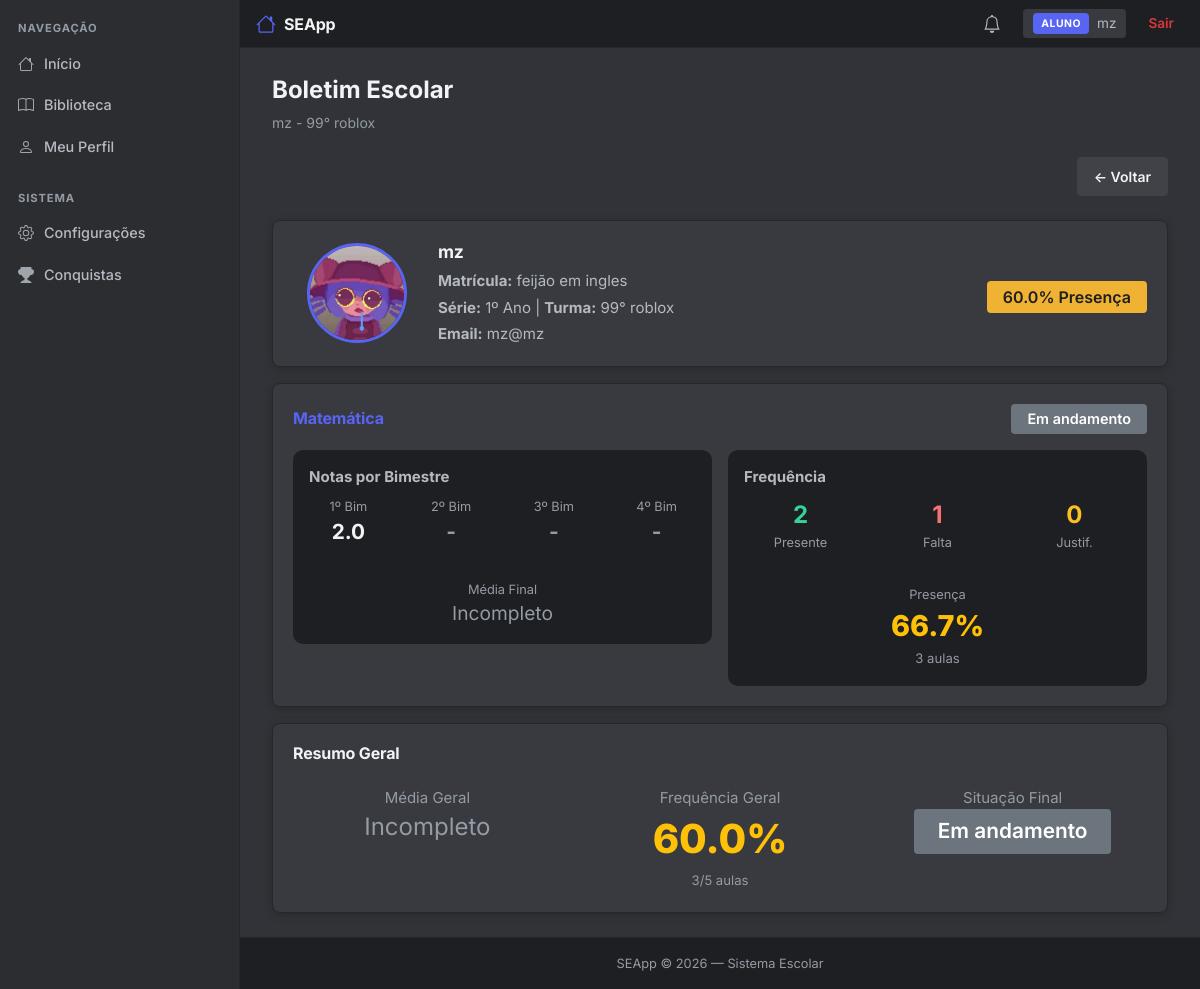
/boletim/7 (signed in), run on the app's committed database.
### app/models/usuario.py (models this page shows, shortened)
class Usuario(db.Model):
    __tablename__ = 'usuarios'
    id = db.Column(db.Integer, primary_key=True)
    nome = db.Column(db.String(100), nullable=False)
    email = db.Column(db.String(120), unique=True, nullable=False)
    senha = db.Column(db.String(255), nullable=False)
    tipo = db.Column(db.String(20), nullable=False, default='aluno')
    foto = db.Column(db.String(200), nullable=True)
    criado_em = db.Column(db.DateTime, default=datetime.utcnow)
    @property
    def senha_criptografada(self):
        return self.senha

### app/models/aluno.py (models this page shows, shortened)
class Aluno(db.Model):
    __tablename__ = 'alunos'
    id = db.Column(db.Integer, primary_key=True)
    usuario_id = db.Column(db.Integer, db.ForeignKey('usuarios.id'), unique=True, nullable=False)
    matricula = db.Column(db.String(50), unique=True, nullable=False)
    data_nascimento = db.Column(db.Date, nullable=True)
    serie = db.Column(db.String(20), nullable=True)
    turma = db.Column(db.String(20), nullable=True)
    telefone = db.Column(db.String(20), nullable=True)
    responsaveis = db.Column(db.Text, nullable=True)  # JSON string
    notas = db.Column(db.Text, nullable=True)  # JSON string
    usuario = db.relationship('Usuario', backref='aluno_rel', uselist=False, lazy=True)

### app/routes/notas.py (the view, shortened to what this page needs)
@notas_bp.route("/boletim/<int:aluno_id>")
def boletim(aluno_id):
    if 'usuario_id' not in session:
        return redirect(url_for('auth.login'))
    aluno = Aluno.query.get(aluno_id)
    if not aluno:
        flash("Aluno não encontrado.", "danger")
        return redirect(url_for('dashboard.index'))
    if is_aluno():
        usuario_id = session.get('usuario_id')
        aluno_logado = Aluno.query.filter_by(usuario_id=usuario_id).first()
        if not aluno_logado or aluno_logado.id != aluno_id:
            flash("Você só pode ver seu próprio boletim.", "danger")
            return redirect(url_for('dashboard.index'))
    elif not is_staff():
        flash("Acesso negado.", "danger")
        return redirect(url_for('dashboard.index'))
    from app.models.frequencia import Frequencia
    notas = json.loads(aluno.notas) if aluno.notas else []
    disciplinas = sorted(set(n["disciplina"] for n in notas))
    dados_notas = {}
    for d in disciplinas:
        dados_notas[d] = {1: None, 2: None, 3: None, 4: None}
        for n in notas:
            if n["disciplina"] == d:
                bim = n.get("bimestre", 1)
                if 1 <= bim <= 4:
                    dados_notas[d][bim] = n["nota"]
    frequencias = Frequencia.query.filter_by(aluno_id=aluno.id).all()
    freq_por_disciplina = {}
    for f in frequencias:
        if f.disciplina not in freq_por_disciplina:
            freq_por_disciplina[f.disciplina] = {"presente": 0, "falta": 0, "justificada": 0}
        freq_por_disciplina[f.disciplina][f.status] += 1
    resultado = {}
    for d in disciplinas:
        notas_d = [dados_notas[d][b] for b in [1, 2, 3, 4] if dados_notas[d][b] is not None]
        media = round(sum(notas_d) / 4, 2) if len(notas_d) == 4 else None
        freq = freq_por_disciplina.get(d, {"presente": 0, "falta": 0, "justificada": 0})
        total_aulas = freq["presente"] + freq["falta"] + freq["justificada"]
        percentual_presenca = round((freq["presente"] / total_aulas) * 100, 1) if total_aulas > 0 else None
        situacao = None
        resultado[d] = {
            "bimestres": dados_notas[d],
            "media": media,
            "frequencia": freq,
            "total_aulas": total_aulas,
            "percentual_presenca": percentual_presenca,
            "situacao": situacao
        }
    medias_validas = [r["media"] for r in resultado.values() if r["media"] is not None]
    media_geral = round(sum(medias_validas) / len(medias_validas), 2) if medias_validas else None
    total_aulas_geral = sum(f["presente"] + f["falta"] + f["justificada"] for f in freq_por_disciplina.values())
    total_presentes_geral = sum(f["presente"] for f in freq_por_disciplina.values())
    percentual_geral = round((total_presentes_geral / total_aulas_geral) * 100, 1) if total_aulas_geral > 0 else None
    situacao_geral = None
    if media_geral is not None:
        if media_geral >= 6 and (percentual_geral is None or percentual_geral >= 75):
            situacao_geral = "Aprovado"
        else:
            situacao_geral = "Reprovado"
    aluno_info = {
        "id": aluno.id,
        "nome": aluno.usuario.nome if aluno.usuario else "Sem nome",
        "matricula": aluno.matricula,
        "turma": aluno.turma,
        "serie": aluno.serie,
        "email": aluno.usuario.email if aluno.usuario else "",
        "foto": aluno.usuario.foto if aluno.usuario else None
    }
    return render_template(
        "notas/boletim.html",
        aluno=aluno_info,
        resultado=resultado,
        disciplinas=disciplinas,
        media_geral=media_geral,
        percentual_geral=percentual_geral,
        situacao_geral=situacao_geral,
        total_aulas_geral=total_aulas_geral,
        total_presentes_geral=total_presentes_geral
    )

### templates/notas/boletim.html (shortened to what this page needs)
{% extends 'base.html' %}
{% block content %}
<div class="page-title">Boletim Escolar</div>
<div class="page-subtitle">{{ aluno.nome }} - {{ aluno.turma or 'Sem turma' }}</div>
<div class="d-flex justify-content-end mb-4">
    <a href="{{ url_for('dashboard.index') }}" class="btn btn-secondary">← Voltar</a>
</div>
<div class="card mb-3">
    <div class="card-body">
        <div class="row align-items-center g-3">
            <div class="col-md-2 text-center">
                {% if aluno.foto %}
                <img src="{{ url_for('static', filename=aluno.foto) }}" style="width: 100px; height: 100px; object-fit: cover; border-radius: 50%; border: 3px solid var(--primary);">
                {% else %}
                <div style="font-size: 5rem; color: var(--text-3);">👨‍🎓</div>
                {% endif %}
            </div>
            <div class="col-md-6">
                <h3 class="fw-bold" style="color: var(--text);">{{ aluno.nome }}</h3>
                <p class="mb-1" style="color: var(--text-2);">
                    <strong>Matrícula:</strong> {{ aluno.matricula }}
                </p>
                <p class="mb-1" style="color: var(--text-2);">
                    <strong>Série:</strong> {{ aluno.serie or '-' }} | <strong>Turma:</strong> {{ aluno.turma or '-' }}
                </p>
                <p class="mb-0" style="color: var(--text-2);">
                    <strong>Email:</strong> {{ aluno.email or '-' }}
                </p>
            </div>
            <div class="col-md-4 text-md-end text-center">
                {% if percentual_geral is not none %}
                <div class="mt-2">
                    <span class="badge {% if percentual_geral >= 75 %}bg-success{% elif percentual_geral >= 50 %}bg-warning text-dark{% else %}bg-danger{% endif %}" style="font-size: 1rem; padding: 8px 16px;">
                        {{ percentual_geral }}% Presença
                    </span>
                </div>
                {% endif %}
            </div>
        </div>
    </div>
</div>
{% if resultado %}
{% for disciplina, info in resultado.items() %}
<div class="card mb-3">
    <div class="card-body">
        <div class="d-flex justify-content-between align-items-center mb-3">
            <h4 class="fw-bold mb-0" style="color: var(--primary);">{{ disciplina }}</h4>
            <div>
                {% if info.situacao == 'Aprovado' %}
                    <span class="badge bg-success" style="font-size: 0.9rem; padding: 8px 16px;">Aprovado</span>
                {% elif info.situacao == 'Reprovado por Falta' %}
                    <span class="badge bg-warning text-dark" style="font-size: 0.9rem; padding: 8px 16px;">Reprovado por Falta</span>
                {% elif info.situacao == 'Reprovado' %}
                    <span class="badge bg-danger" style="font-size: 0.9rem; padding: 8px 16px;">Reprovado</span>
                {% else %}
                    <span class="badge bg-secondary" style="font-size: 0.9rem; padding: 8px 16px;">Em andamento</span>
                {% endif %}
            </div>
        </div>
        <div class="row g-3">
            <div class="col-md-6">
                <div class="p-3" style="background: var(--bg-nav); border-radius: 10px;">
                    <div class="fw-bold mb-2" style="color: var(--text-2);">Notas por Bimestre</div>
                    <div class="row text-center">
                        {% for bim in [1, 2, 3, 4] %}
                        <div class="col-3">
                            <div style="color: var(--text-3); font-size: 0.8rem;">{{ bim }}º Bim</div>
                            <div style="color: var(--text); font-weight: 700; font-size: 1.3rem;">
                                {% if info.bimestres[bim] is not none %}
                                    {{ info.bimestres[bim] }}
                                {% else %}
                                    <span style="color: var(--text-3);">-</span>
                                {% endif %}
                            </div>
                        </div>
                        {% endfor %}
                    </div>
                    <hr style="border-color: var(--border);">
                    <div class="text-center">
                        <div style="color: var(--text-3); font-size: 0.8rem;">Média Final</div>
                        {% if info.media is not none %}
                        <div style="color: var(--text); font-size: 1.8rem; font-weight: 800;">{{ info.media }}</div>
                        {% else %}
                        <div style="color: var(--text-3); font-size: 1.2rem;">Incompleto</div>
                        {% endif %}
                    </div>
                </div>
            </div>
            <div class="col-md-6">
                <div class="p-3" style="background: var(--bg-nav); border-radius: 10px;">
                    <div class="fw-bold mb-2" style="color: var(--text-2);">Frequência</div>
                    <div class="row text-center">
                        <div class="col-4">
                            <div style="color: #34D399; font-size: 1.5rem; font-weight: 700;">{{ info.frequencia.presente }}</div>
                            <div style="color: var(--text-3); font-size: 0.8rem;">Presente</div>
                        </div>
                        <div class="col-4">
                            <div style="color: #F87171; font-size: 1.5rem; font-weight: 700;">{{ info.frequencia.falta }}</div>
                            <div style="color: var(--text-3); font-size: 0.8rem;">Falta</div>
                        </div>
                        <div class="col-4">
                            <div style="color: #FBBF24; font-size: 1.5rem; font-weight: 700;">{{ info.frequencia.justificada }}</div>
                            <div style="color: var(--text-3); font-size: 0.8rem;">Justif.</div>
                        </div>
                    </div>
                    <hr style="border-color: var(--border);">
                    <div class="text-center">
                        <div style="color: var(--text-3); font-size: 0.8rem;">Presença</div>
                        {% if info.percentual_presenca is not none %}
                        <div style="font-size: 1.8rem; font-weight: 800;" class="{% if info.percentual_presenca >= 75 %}text-success{% elif info.percentual_presenca >= 50 %}text-warning{% else %}text-danger{% endif %}">
                            {{ info.percentual_presenca }}%
                        </div>
                        <small style="color: var(--text-3);">{{ info.total_aulas }} aulas</small>
                        {% else %}
                        <div style="color: var(--text-3); font-size: 1.2rem;">Sem registros</div>
                        {% endif %}
                    </div>
                </div>
            </div>
        </div>
    </div>
</div>
{% endfor %}
<div class="card">
    <div class="card-body">
        <h4 class="fw-bold mb-4" style="color: var(--text);">Resumo Geral</h4>
        <div class="row g-4 text-center">
            <div class="col-md-4">
                <div style="color: var(--text-3);">Média Geral</div>
                {% if media_geral is not none %}
                <div style="color: var(--text); font-size: 2.5rem; font-weight: 800;">{{ media_geral }}</div>
                {% else %}
                <div style="color: var(--text-3); font-size: 1.5rem;">Incompleto</div>
                {% endif %}
            </div>
            <div class="col-md-4">
                <div style="color: var(--text-3);">Frequência Geral</div>
                {% if percentual_geral is not none %}
                <div style="font-size: 2.5rem; font-weight: 800;" class="{% if percentual_geral >= 75 %}text-success{% elif percentual_geral >= 50 %}text-warning{% else %}text-danger{% endif %}">
                    {{ percentual_geral }}%
                </div>
                <small style="color: var(--text-3);">{{ total_presentes_geral }}/{{ total_aulas_geral }} aulas</small>
                {% else %}
                <div style="color: var(--text-3); font-size: 1.5rem;">Sem registros</div>
                {% endif %}
            </div>
            <div class="col-md-4">
                <div style="color: var(--text-3);">Situação Final</div>
                {% if situacao_geral == 'Aprovado' %}
                    <div class="badge bg-success" style="font-size: 1.3rem; padding: 12px 24px;">Aprovado</div>
                {% elif situacao_geral == 'Reprovado' %}
                    <div class="badge bg-danger" style="font-size: 1.3rem; padding: 12px 24px;">Reprovado</div>
                {% else %}
                    <div class="badge bg-secondary" style="font-size: 1.3rem; padding: 12px 24px;">Em andamento</div>
                {% endif %}
            </div>
        </div>
    </div>
</div>
{% endif %}
{% endblock %}

### templates/components/topbar.html (shortened to what this page needs)
<header class="topbar">
    <a class="topbar-brand" href="{{ url_for('dashboard.index') }}">
        SEApp
    </a>
    <div class="topbar-right">
        <a href="{{ url_for('notificacoes.listar') }}" id="sinoNotificacoes" style="position: relative; display: flex; align-items: center; padding: 6px 10px; border-radius: 4px; color: var(--text-2);" onmouseover="this.style.background='var(--surface)'" onmouseout="this.style.background='transparent'">
        </a>
        <div class="topbar-user">
            <span class="topbar-badge {% if session.get('tipo') in ['admin','diretor'] %}badge-admin{% else %}badge-aluno{% endif %}">
                {{ session.get("tipo", "").upper() }}
            </span>
            <span>{{ session["usuario"] }}</span>
        </div>
        <a href="{{ url_for('auth.logout') }}" class="topbar-logout">Sair</a>
    </div>
</header>

### data on the page
Usuario: get "ALUNO", nome "mz", foto (picture), email "mz@mz"
Aluno: turma "99° roblox", matricula "feijão em ingles", serie "1º Ano"

### other printed values
{{ session["usuario"] }} "mz"
{{ percentual_geral }} "60.0"
{{ disciplina }} "Matemática"
{{ bim }} "1" "2" "3" "4"
{{ info.bimestres[bim] }} "2.0"
{{ info.frequencia.presente }} "2"
{{ info.frequencia.falta }} "1"
{{ info.frequencia.justificada }} "0"
{{ info.percentual_presenca }} "66.7"
{{ info.total_aulas }} "3"
{{ total_presentes_geral }} "3"
{{ total_aulas_geral }} "5"
